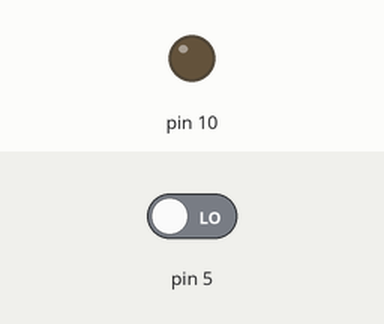
The sketch below on a simulated Arduino Uno, built with avr-gcc and run on an emulated ATmega328P. Shown: output pins drawn as LEDs (lit = HIGH). Inputs (shaded band) come from the test bench; at power-on: pin 5 LOW.

Above: at 1.2 s.
1.3 s: pin 5 driven HIGH
At 2.1 s:
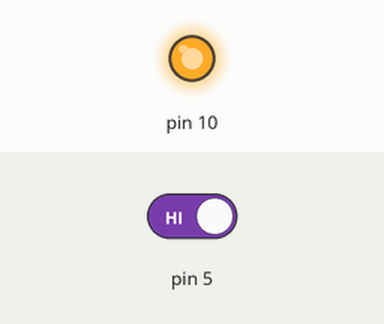
2.8 s: pin 5 driven LOW
At 3.2 s:
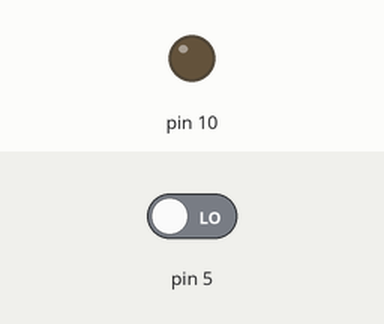
Timing chart, 0 to 5.8 s (numbered marks = the images above; inputs shaded):
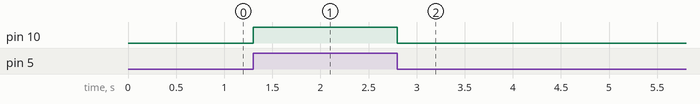

Measured:
- after the input at 1.3 s, pin 10: LOW → HIGH at once
- after the input at 2.8 s, pin 10: HIGH → LOW at once

The sketch:

button.ino
```cpp
void setup() {
  pinMode(10, OUTPUT);
  pinMode(5, INPUT);
}
void loop() {
  bool chk=0;
  chk=digitalRead(5);
  if(chk)
  digitalWrite(10, HIGH);
  else
  digitalWrite(10, LOW);
}
```
